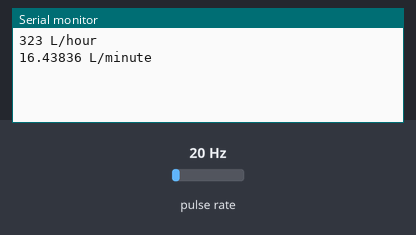
This sketch was run on a simulated Arduino Uno, built with avr-gcc and run on an emulated ATmega328P. Shown: the last lines printed to the serial monitor. Wiring (inferred from the names in the program): pulse sensor: data pin 2. The inputs (shaded band) are chosen by the test bench; at power-on: pulse rate 20 Hz.

Above: at 1.2 s.
1.3 s: pulse rate (sensor on pin 2) set to 4 Hz
At 2.6 s:
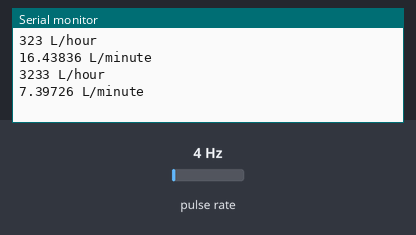
2.8 s: pulse rate (sensor on pin 2) set to 50 Hz
At 3.8 s:
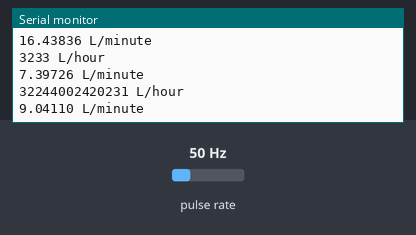
Timing chart, 0 to 5.8 s (numbered marks = the images above; inputs shaded):
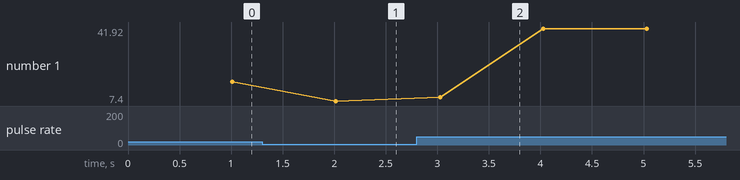

The sketch:

WF_TEST2.ino
```cpp
// reading liquid flow rate using Seeeduino and Water Flow Sensor from Seeedstudio.com
// Code adapted by Charles Gantt from PC Fan RPM code written by Crenn @thebestcasescenario.com
// http:/themakersworkbench.com http://thebestcasescenario.com http://seeedstudio.com

volatile int NbTopsFan; //measuring the rising edges of the signal
int Calc;
double CalcMinutes ;
int hallsensorPin = 2;    //The pin location of the sensor

void rpm ()     //This is the function that the interupt calls
{
  NbTopsFan++;  //This function measures the rising and falling edge of the hall effect sensors signal
}

void setup()
{
  pinMode(hallsensorPin, INPUT); //initializes digital pin 2 as an input
  Serial.begin(9600); //This is the setup function where the serial port is initialised,
  attachInterrupt(0, rpm, RISING); //and the interrupt is attached
  //attachInterrupt(digitalPinToInterrupt(hallsensorPin), rpm, RISING); //and the interrupt is attached

}

void loop ()
{
  NbTopsFan = 0;   //Set NbTops to 0 ready for calculations
  sei();      //Enables interrupts
  delay (1000);   //Wait 1 second
  cli();      //Disable interrupts
  Calc = (NbTopsFan * 60 * 60/ 73); //(Pulse frequency x 60) / 73Q, = flow rate in L/hour
  Serial.print (Calc, 5); //Prints the number calculated above
  Serial.print (" L/hour\r\n"); //Prints "L/hour" and returns a  new line

  CalcMinutes = (NbTopsFan * 60.0 / 73.0); //(Pulse frequency x 60) / 73Q, = flow rate in L/hour
  Serial.print (CalcMinutes, 5); //Prints the number calculated above
  Serial.print (" L/minute\r\n"); //Prints "L/hour" and returns a  new line
}
```

Measured:
- after the input at 1.3 s, the serial monitor: prints a new line after 0.70 s (image 1)
- after the input at 2.8 s, the serial monitor: prints a new line after 0.20 s (image 2)
- plotted number 1: 16.44 → 7.4 after the input at 1.3 s, 7.4 → 41.1 after the input at 2.8 s
